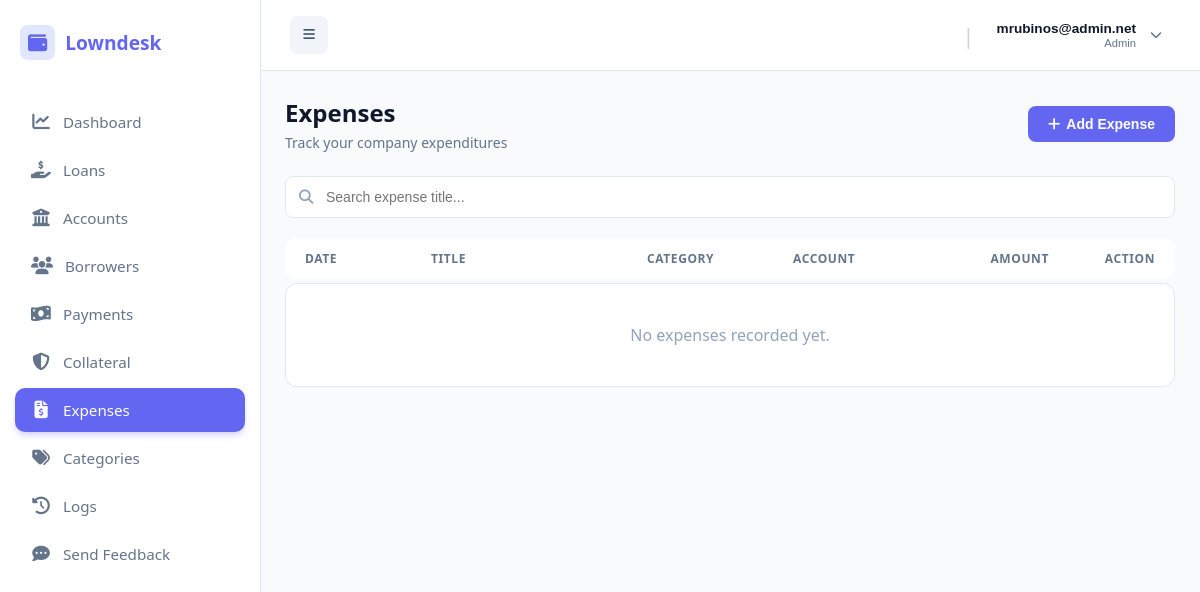
Before: /public/index.php?url=expense/index (signed in) with the older database file.
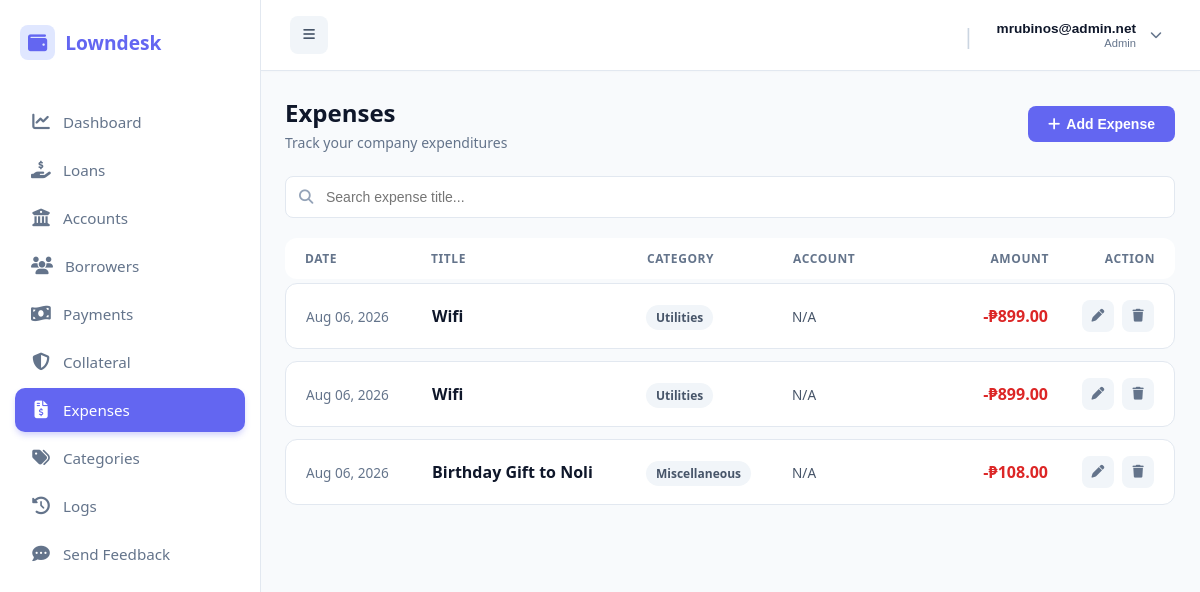
After: the same page with the newer database file.
### tables this page shows
CREATE TABLE `expenses` (
  `id` int(11) NOT NULL,
  `company_id` int(11) NOT NULL,
  `account_id` int(11) DEFAULT NULL,
  `title` varchar(255) NOT NULL,
  `amount` decimal(12,2) NOT NULL,
  `category` varchar(100) DEFAULT 'General',
  `category_id` int(11) DEFAULT NULL,
  `expense_date` date NOT NULL,
  `notes` text DEFAULT NULL,
  `created_at` timestamp NOT NULL DEFAULT current_timestamp()
);

CREATE TABLE `categories` (
  `id` int(11) NOT NULL,
  `company_id` int(11) NOT NULL,
  `type` varchar(50) NOT NULL,
  `name` varchar(100) NOT NULL,
  `description` text DEFAULT NULL,
  `created_at` timestamp NOT NULL DEFAULT current_timestamp()
);

### app/controllers/ExpenseController.php (called while the page is built, shortened)
<?php
class ExpenseController {
    public function index() {
        $company_id = $_SESSION['user']['company_id'];
        $db = (new Loan())->getDb();
        $stmt = $db->prepare("
            SELECT e.*, c.name as category_name
            FROM expenses e
            LEFT JOIN categories c ON e.category_id = c.id
            WHERE e.company_id = ?
            ORDER BY e.expense_date DESC
        ");
        $stmt->execute([$company_id]);
        $expenses = $stmt->fetchAll();
        require_once dirname(__DIR__) . '/views/admin/expenses/index.php';
    }
}

### public/index.php (called while the page is built, shortened)
<?php
require_once __DIR__ . "/../app/core/App.php";
$init = new App();

### app/views/admin/expenses/index.php (the view, shortened to what this page needs)
<?php require_once dirname(__DIR__, 2) . '/layouts/header.php'; ?>
<div class="page-container">
    <div class="page-header">
        <div>
            <h1 class="page-title">Expenses</h1>
            <p class="page-subtitle">Track your company expenditures</p>
        </div>
        <button type="button" class="btn-add" onclick="openAddModal()">
            <i class="fas fa-plus"></i> Add Expense
        </button>
    </div>
    <div class="filter-card">
        <div class="search-wrapper">
            <i class="fas fa-search search-icon"></i>
            <input type="text" id="searchInput" class="search-input" placeholder="Search expense title..." onkeyup="filterExpenses()">
        </div>
    </div>
    <div class="exp-list">
        <div class="exp-row header">
            <div>Date</div>
            <div>Title</div>
            <div>Category</div>
            <div>Account</div>
            <div style="text-align: right;">Amount</div>
            <div style="text-align: right;">Action</div>
        </div>
        <?php if (empty($expenses)): ?>
            <div style="padding: 40px; text-align: center; color: #94a3b8; background: #ffffff; border: 1px solid #e2e8f0; border-radius: 12px;">No expenses recorded yet.</div>
        <?php else: ?>
            <?php foreach ($expenses as $exp): ?>
            <div class="exp-row expense-item" data-title="<?= strtolower(htmlspecialchars($exp['title'])) ?>">
                <div data-label="Date" style="font-size: 0.85rem; color: #64748b;"><?= date('M d, Y', strtotime($exp['expense_date'])) ?></div>
                <div data-label="Title" style="font-weight: 600; color: #0f172a;"><?= htmlspecialchars($exp['title']) ?></div>
                <div data-label="Category">
                    <span style="background:#f1f5f9; padding:4px 10px; border-radius:20px; font-size:0.75rem; font-weight: 600; color: #475569;">
                        <?= htmlspecialchars($exp['category_name'] ?? 'General') ?>
                    </span>
                </div>
                <div data-label="Account" style="font-size: 0.85rem; color: #475569; font-weight: 500;">
                    <?= htmlspecialchars($exp['account_name'] ?? 'N/A') ?>
                </div>
                <div data-label="Amount" style="color: #dc2626; font-weight: 700; text-align: right;">-₱<?= number_format($exp['amount'], 2) ?></div>
                <div data-label="Action" class="action-group">
                    <button type="button" class="icon-btn icon-btn-edit"
                            title="Edit Expense"
                            data-id="<?= $exp['id'] ?>"
                            data-title="<?= htmlspecialchars($exp['title'] ?? '', ENT_QUOTES) ?>"
                            data-amount="<?= $exp['amount'] ?>"
                            data-date="<?= $exp['expense_date'] ?>"
                            data-category="<?= $exp['category_id'] ?>"
                            data-account="<?= $exp['account_id'] ?>"
                            onclick="openEditModal(this)">
                        <i class="fas fa-pen"></i>
                    </button>
                    <button type="button" class="icon-btn icon-btn-delete"
                            title="Delete Expense"
                            data-id="<?= $exp['id'] ?>"
                            data-title="<?= htmlspecialchars($exp['title'] ?? '', ENT_QUOTES) ?>"
                            onclick="openDeleteModal(this)">
                        <i class="fas fa-trash"></i>
                    </button>
                </div>
            </div>
            <?php endforeach; ?>
        <?php endif; ?>
    </div>
</div>
<?php require_once dirname(__DIR__, 2) . '/layouts/footer.php'; ?>

### app/core/App.php (shortened to what this page needs)
<?php
class App {
    protected $method = "login";
    public function __construct() {
        $url = $this->parseUrl();
        $controllerPart = !empty($url[0]) ? ucfirst($url[0]) . "Controller" : "AuthController";
        $controllerFile = __DIR__ . "/../controllers/" . $controllerPart . ".php";
        if (file_exists($controllerFile)) {
            array_shift($url);
        } else {
            require_once __DIR__ . "/../controllers/AuthController.php";
            $this->controller = "AuthController";
        }
        $this->controller = new $this->controller;
        if (isset($url[0]) && method_exists($this->controller, $url[0])) {
            $this->method = $url[0];
            array_shift($url);
        } else {
            $this->method = 'index';
        }
        $this->params = $url ? array_values($url) : [];
        if (is_callable([$this->controller, $this->method])) {
            call_user_func_array([$this->controller, $this->method], $this->params);
        } else {
            die("Error: Method {$this->method} not found in " . get_class($this->controller));
        }
    }
    public function parseUrl() {
        if (isset($_GET['url']) && !empty($_GET['url'])) {
            return explode("/", filter_var(rtrim($_GET['url'], "/"), FILTER_SANITIZE_URL));
        }
        return [];
    }
}

### app/views/layouts/header.php (shortened to what this page needs)
<?php
$current_url = $_GET['url'] ?? '';
$userRole = $_SESSION['user']['role'] ?? '';
$userName = $_SESSION['user']['username'] ?? $_SESSION['user_name'] ?? 'Administrator';
?>
<!DOCTYPE html>
<html lang="en">
<head>
    <link rel="stylesheet" href="https://cdnjs.cloudflare.com/ajax/libs/font-awesome/6.4.0/css/all.min.css">
</head>
<body>
<aside class="sidebar">
    <div class="sidebar-brand">
        <i class="fas fa-wallet" style="background: #e0e7ff; padding: 8px; border-radius: 8px;"></i>
        <span>Lowndesk</span>
    </div>
    <ul class="sidebar-menu">
       <?php
        $menuItems = [];
        if ($userRole === 'superadmin') {
            $menuItems = [
                                ['url' => 'superadmin/dashboard', 'icon' => 'fa-chart-line', 'label' => 'Admin Dashboard'],
                ['url' => 'feedback/index', 'icon' => 'fa-inbox', 'label' => 'User Messages'],
                ['url' => 'admin/index', 'icon' => 'fa-building', 'label' => 'Companies'],
                ['url' => 'superadmin/listAdmins', 'icon' => 'fa-user-shield', 'label' => 'Admin List'],
                ['url' => 'superadmin/approvals', 'icon' => 'fa-chart-line', 'label' => 'Registration Requests']
            ];
        } elseif ($userRole === 'admin') {
            $menuItems = [
                ['url' => 'dashboard/index', 'icon' => 'fa-chart-line', 'label' => 'Dashboard'],
                ['url' => 'loan/index', 'icon' => 'fa-hand-holding-dollar', 'label' => 'Loans'],
                ['url' => 'account/index', 'icon' => 'fa-building-columns', 'label' => 'Accounts'],
                ['url' => 'borrower/index', 'icon' => 'fa-users', 'label' => 'Borrowers'],
                ['url' => 'payment/index', 'icon' => 'fa-money-bill-wave', 'label' => 'Payments'],
                ['url' => 'collateral/index', 'icon' => 'fa-shield-halved', 'label' => 'Collateral'],
                ['url' => 'expense/index', 'icon' => 'fa-file-invoice-dollar', 'label' => 'Expenses'],
                ['url' => 'category/index', 'icon' => 'fa-tags', 'label' => 'Categories'],
                ['url' => 'activitylogs/index', 'icon' => 'fa-clock-rotate-left', 'label' => 'Logs'],
                ['url' => 'feedback/create', 'icon' => 'fa-comment-dots', 'label' => 'Send Feedback'],
            ];
        }
        foreach ($menuItems as $item) {
            $active = ($current_url === $item['url']) ? 'active' : '';
            echo "<li class='menu-item $active'>
                    <a href='/loansaas/public/index.php?url={$item['url']}' title='{$item['label']}'>
                        <i class='fas {$item['icon']}'></i>
                        <span>{$item['label']}</span>
                    </a>
                  </li>";
        }
        ?>
    </ul>
</aside>
<div class="main-wrapper">
    <header class="top-header">
        <div class="top-header-left">
            <button type="button" class="sidebar-toggle-btn" id="sidebarToggle" title="Toggle Sidebar">
                <i class="fas fa-bars"></i>
            </button>
        </div>
        <div class="top-header-right">
            <div class="profile-dropdown-container">
                <div style="display: flex; align-items: center; gap: 14px;">
                    <span style="color: #cbd5e1; font-size: 1.4rem; font-weight: 300;">|</span>
                    <button type="button" class="profile-trigger" id="userDropdownTrigger">
                        <div class="profile-info">
                            <span class="profile-name"><?= htmlspecialchars($userName, ENT_QUOTES) ?></span>
                            <span class="profile-role"><?= htmlspecialchars($userRole ?: 'Active User', ENT_QUOTES) ?></span>
                        </div>
                        <i class="fas fa-chevron-down" style="font-size: 0.75rem; color: #64748b; margin-left: 4px;"></i>
                    </button>
                </div>
            </div>
        </div>
    </header>
    <main class="main-content">

### app/views/layouts/footer.php (shortened to what this page needs)
    </main>
</body>
</html>

### app/views/layouts/header.php (style rules this page uses)
:root { --sidebar-bg: #ffffff; --primary-color: #6366f1; --hover-bg: #f5f3ff; --text-main: #1e293b; --text-muted: #64748b; --border-color: #e2e8f0; }
body { margin: 0; font-family: 'Segoe UI', sans-serif; background: #f8fafc; display: flex; }
.sidebar { width: 260px; height: 100vh; background: var(--sidebar-bg); border-right: 1px solid var(--border-color); display: flex; flex-direction: column; position: fixed; top: 0; left: 0; z-index: 1000; transition: width 0.3s cubic-bezier(0.4, 0, 0.2, 1); }
.sidebar-brand { padding: 25px 20px; font-weight: 800; color: var(--primary-color); font-size: 1.2rem; display: flex; align-items: center; gap: 10px; white-space: nowrap; overflow: hidden; }
.sidebar-brand span { transition: opacity 0.2s ease, visibility 0.2s ease; }
.sidebar-menu { list-style: none; padding: 15px; flex-grow: 1; margin: 0; overflow-y: auto; overflow-x: hidden; }
.menu-item { margin-bottom: 4px; }
.menu-item a { display: flex; align-items: center; gap: 12px; padding: 12px 16px; color: var(--text-muted); text-decoration: none; border-radius: 10px; transition: all 0.2s ease; font-weight: 500; font-size: 0.95rem; white-space: nowrap; }
.menu-item a i { min-width: 20px; text-align: center; font-size: 1.1rem; }
.menu-item a span { transition: opacity 0.2s ease, visibility 0.2s ease; }
.menu-item.active a { background: var(--primary-color); color: #fff; box-shadow: 0 4px 6px -1px rgba(99, 102, 241, 0.3); }
.main-wrapper { margin-left: 260px; flex: 1; display: flex; flex-direction: column; min-height: 100vh; width: calc(100% - 260px); transition: margin-left 0.3s cubic-bezier(0.4, 0, 0.2, 1), width 0.3s cubic-bezier(0.4, 0, 0.2, 1); }
.main-content { padding: 25px; flex: 1; }
.top-header { position: sticky; top: 0; z-index: 999; height: 70px; background: #ffffff; border-bottom: 1px solid var(--border-color); display: flex; align-items: center; justify-content: space-between; padding: 0 30px; box-shadow: 0 1px 3px 0 rgba(0, 0, 0, 0.02); margin: 0; }
.top-header-left { display: flex; align-items: center; gap: 20px; }
.sidebar-toggle-btn { background: #f1f5f9; border: none; width: 38px; height: 38px; border-radius: 8px; display: flex; align-items: center; justify-content: center; color: #475569; cursor: pointer; transition: all 0.2s ease; }
.top-header-right { display: flex; align-items: center; gap: 16px; }
.profile-dropdown-container { position: relative; display: flex; align-items: center; }
.profile-trigger { display: flex; align-items: center; gap: 10px; cursor: pointer; user-select: none; background: transparent; border: none; padding: 4px 8px; border-radius: 8px; transition: background 0.15s ease; }
.profile-info { display: flex; flex-direction: column; text-align: right; }
.profile-name { font-size: 0.85rem; font-weight: 700; color: #0f172a; line-height: 1.2; }
.profile-role { font-size: 0.7rem; color: #64748b; text-transform: capitalize; }

Changed rows visible on the page:
added expenses: expense_date "Aug 06, 2026", title "Wifi", category.name "Utilities", account_name "N/A", amount "899.00"
added expenses: expense_date "Aug 06, 2026", title "Wifi", category.name "Utilities", account_name "N/A", amount "899.00"
added expenses: expense_date "Aug 06, 2026", title "Birthday Gift to Noli", category.name "Miscellaneous", account_name "N/A", amount "108.00"
Other visible differences:
text no longer shown: "No expenses recorded yet."
